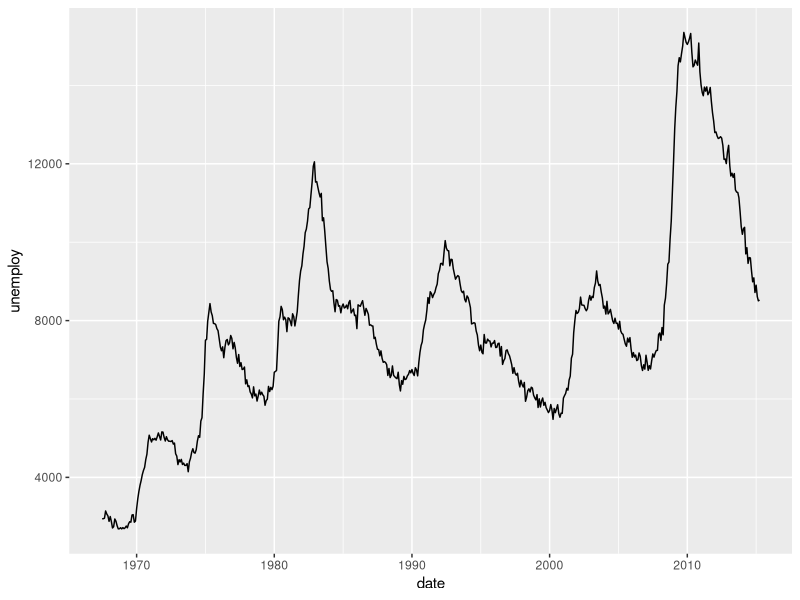
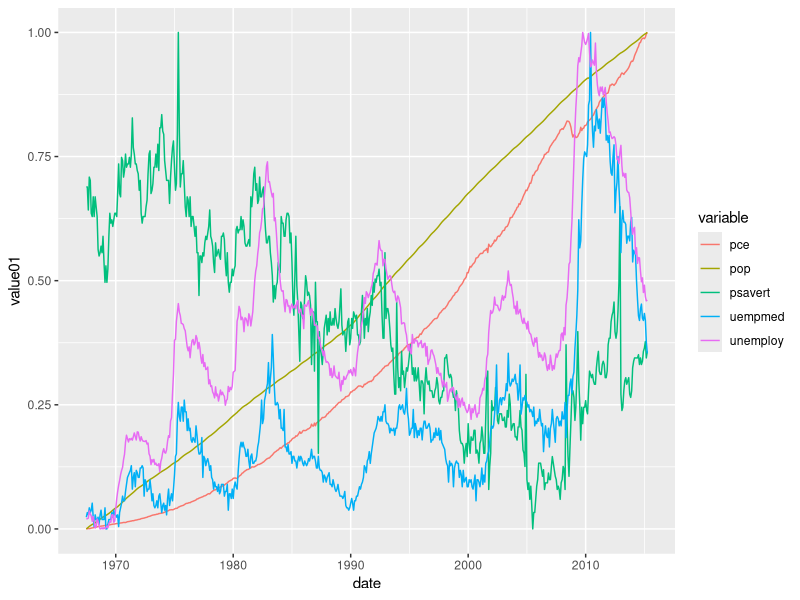
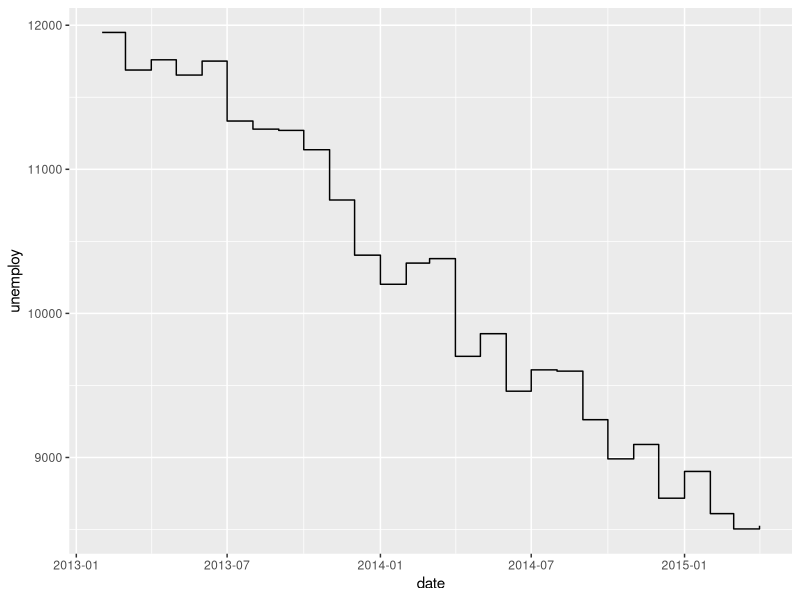
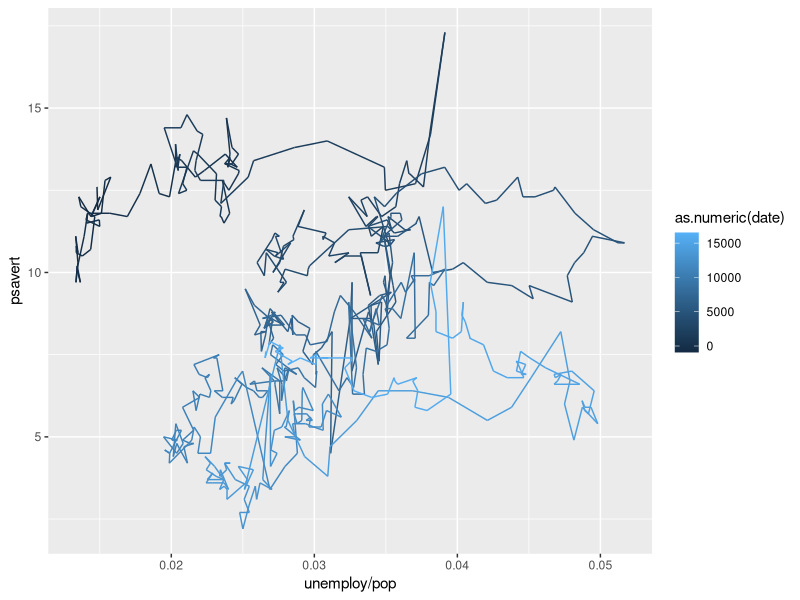
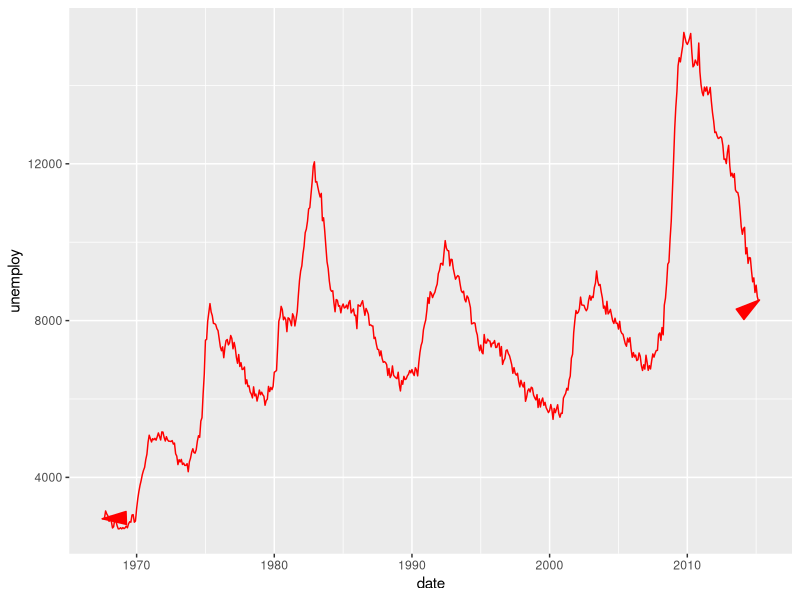
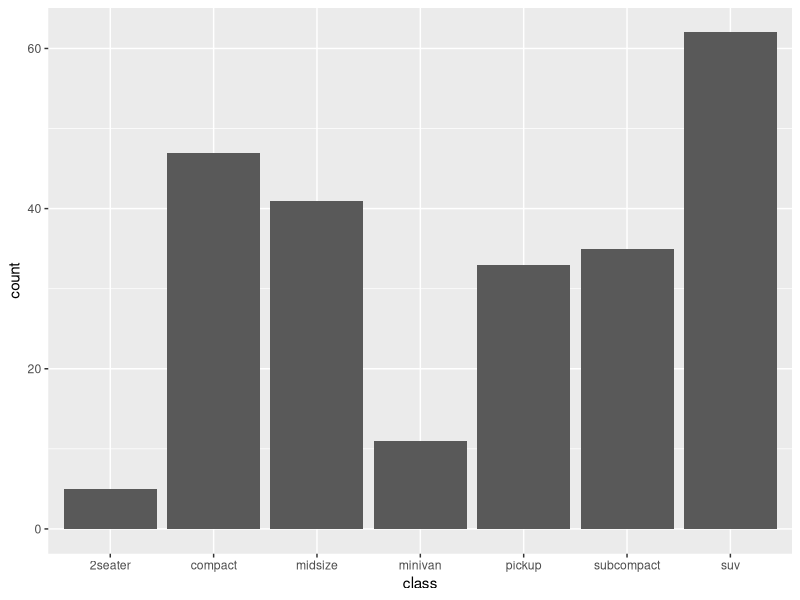
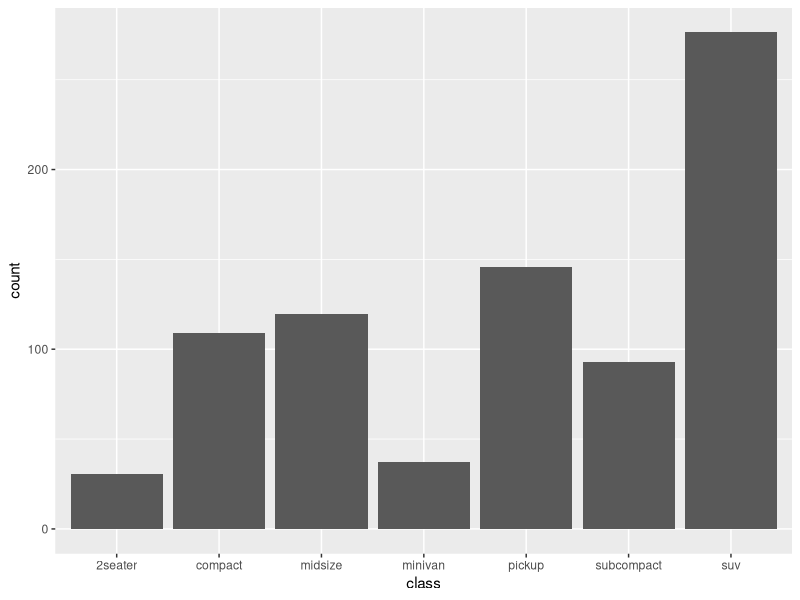
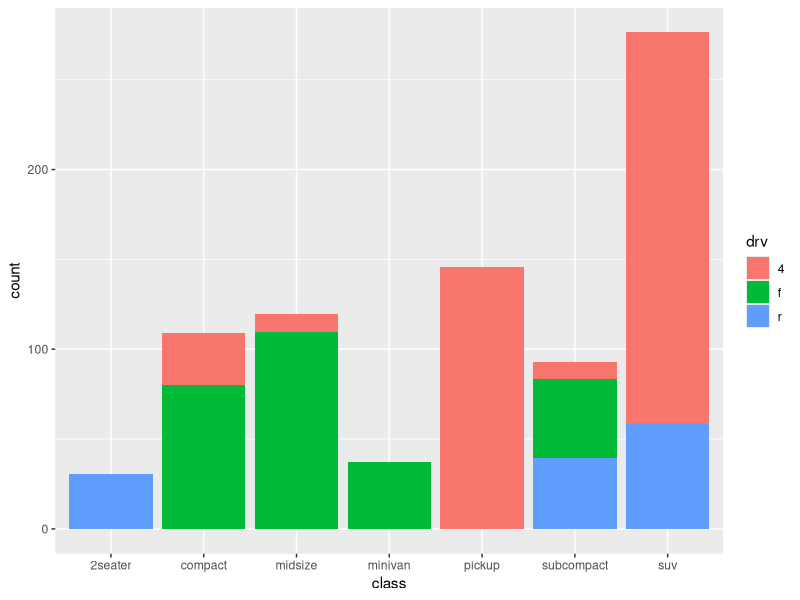

Recreate these plots in R, in order.
library("ggplot2")

# 1.line

# 1) use geom_line() to connect dots
ggplot(economics, aes(date, unemploy)) + geom_line()
ggplot(economics_long, aes(date, value01, colour=variable)) + geom_line()

# 2) use geom_step() to highlight the y value changes
recent <- economics[economics$date>as.Date("2013-01-01"),]
ggplot(recent, aes(date, unemploy)) + geom_step()

# 3) use geom_path() to explore how two variables are related over time
ggplot(economics, aes(unemploy/pop, psavert)) + geom_path(aes(colour=as.numeric(date)))

# 4) Change parameters
# change the line colour and add an arrow
ggplot(economics, aes(date, unemploy)) + geom_line(colour="red", arrow=arrow(angle=15, ends="both", type="closed"))


# 2.bar chart

# 1) Number of cars in each class
ggplot(mpg, aes(class)) + geom_bar()

# 2) Total engine displacement of each class
ggplot(mpg, aes(class)) + geom_bar(aes(weight=displ))

# 3) Place multiple bars at the same location
ggplot(mpg, aes(class)) + geom_bar(aes(weight=displ, fill=drv))

# 3) Place multiple bars at the same location separately / fill them
ggplot(mpg, aes(class)) + geom_bar(aes(weight=displ, fill=drv), position="dodge")
ggplot(mpg, aes(class)) + geom_bar(aes(weight=displ, fill=drv), position="fill")

# 4) Change the plot order of the bars
reorder_size <- function(x) {
    factor(x, levels = names(sort(table(x), decreasing=TRUE)))
}
ggplot(mpg, aes(reorder_size(class))) + geom_bar()

